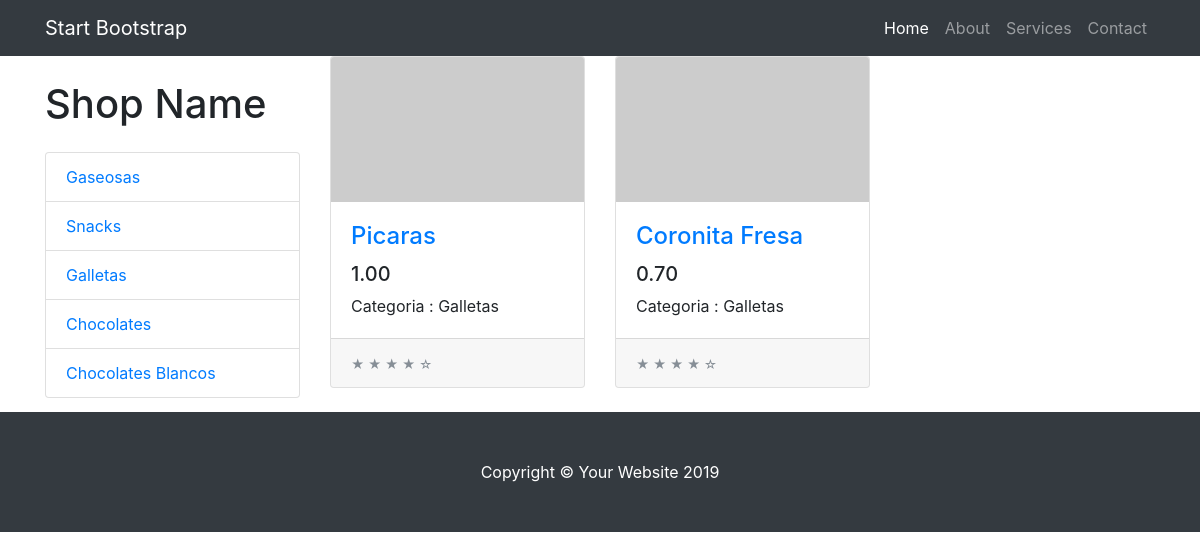
The page /tienda/categoria/Galletas/ on the database its author committed.
### tienda/models.py (models this page shows, shortened)
class Categoria(models.Model):
    nombre = models.CharField(max_length=200)
    pub_date = models.DateTimeField('fecha de registro', auto_now=True)

class Producto(models.Model):
    categoria = models.ForeignKey(Categoria, on_delete=models.CASCADE)
    nombre = models.CharField(max_length=200)
    precio = models.DecimalField(max_digits=6, decimal_places=2)
    stock = models.IntegerField(default=0)
    pub_date = models.DateTimeField('date published')

### tienda/views.py (the view)
# urls.py: path('categoria/<str:producto_cat>/', views.listado, name='listado'),
def listado(request,producto_cat):
    productos = Producto.objects.filter(categoria__nombre=producto_cat)
    return render(request, 'lista.html', {'productos' :productos, 'categorias' : categorias})

### tienda/templates/lista.html
{% extends 'layout.html' %}
{% block content %}
    <div class="row">
    {% for prod in productos %}
    <div class="col-lg-4 col-md-6 mb-4">
      <div class="card h-100">
        <a href="producto/{{ prod.id }}/"><img class="card-img-top" src="http://placehold.it/700x400" alt=""></a>
        <div class="card-body">
          <h4 class="card-title">
            <a href="producto/{{ prod.id }}/">{{ prod.nombre }}</a>
          </h4>
          <h5>{{ prod.precio }}</h5>
          <p class="card-text">Categoria : {{ prod.categoria.nombre }}</p>
        </div>
        <div class="card-footer">
          <small class="text-muted">&#9733; &#9733; &#9733; &#9733; &#9734;</small>
        </div>
      </div>
    </div>
    {% endfor %}
  </div>
{% endblock %}
{% block categorias %}
  {% for cat in categorias  %}
    <a href="categoria/{{ cat.nombre }}/" class="list-group-item" >{{ cat.nombre }}</a>
  {% endfor %}
{% endblock %}

### tienda/static/css/shop.css (style rules this page uses)
body { padding-top: 54px; }
@media (min-width: 992px) { body { padding-top: 56px; } }

### rows shown on the page
Categoria: nombre "Gaseosas"
Categoria: nombre "Snacks"
Categoria: nombre "Galletas"
Categoria: nombre "Chocolates"
Categoria: nombre "Chocolates Blancos"
Producto: nombre "Picaras", precio "1.00", categoria.nombre "Galletas"
Producto: nombre "Coronita Fresa", precio "0.70", categoria.nombre "Galletas"
